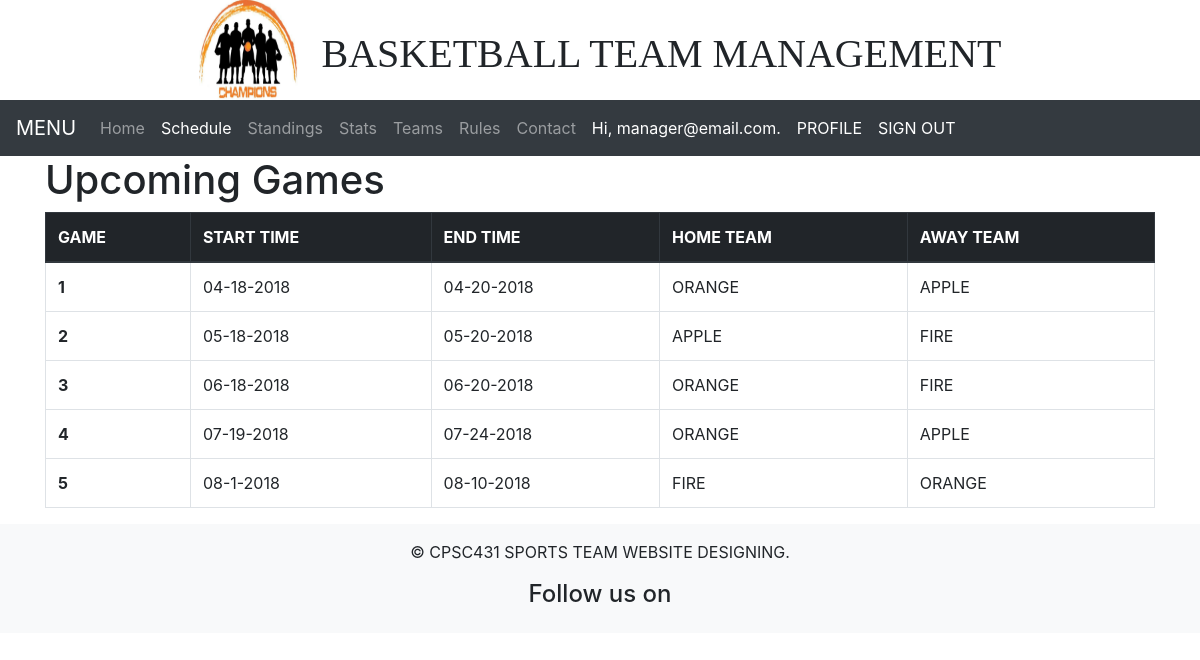
The app's page /view_games.php (signed in) with its own data.
### tables this page shows
CREATE TABLE GAMES
(
  GAME_ID INT(10) UNSIGNED NOT NULL AUTO_INCREMENT PRIMARY KEY,
  START_DAY VARCHAR(100),
  END_DAY VARCHAR(150) NOT NULL
);

CREATE TABLE TEAMS
(
  TEAM_ID INT(10) UNSIGNED NOT NULL AUTO_INCREMENT PRIMARY KEY,
  TMANAGER_ID INT(10) UNSIGNED NOT NULL,
  TEAM_NAME  VARCHAR(100),
  WIN TINYINT(3) UNSIGNED DEFAULT 0,
  LOSS TINYINT(3) UNSIGNED DEFAULT 0,

  FOREIGN KEY (TMANAGER_ID) REFERENCES MANAGER(MANAGER_ID)
);

### view_games.php (the view, shortened to what this page needs)
<?php
     require "header.php";
?>
<head>
<link rel="stylesheet" href="https://maxcdn.bootstrapcdn.com/bootstrap/4.0.0/css/bootstrap.min.css">
</head>
<body>
  <nav class="navbar navbar-expand-lg navbar-dark bg-dark">
    <a class="navbar-brand" href="#">MENU</a>
    <div class="collapse navbar-collapse" id="navbarNavDropdown">
      <ul class="navbar-nav">
        <li class="nav-item">
          <a class="nav-link" href="regular_page.php">Home </a>
        </li>
        <li class="nav-item active">
          <a class="nav-link" href="view_games.php">Schedule</a>
        </li>
        <li class="nav-item">
          <a class="nav-link" href="view_standings.php">Standings</a>
        </li>
        <li class="nav-item">
          <a class="nav-link" href="user_view_stats.php">Stats</a>
        </li>
        <li class="nav-item">
          <a class="nav-link" href="view_teams.php">Teams</a>
        </li>
        <li class="nav-item">
          <a class="nav-link" href="rules.php">Rules</a>
        </li>
        <li class="nav-item">
          <a class="nav-link" href="contact.html">Contact</a>
        </li>
        <li id="info"class="nav-item active">
        <a class="nav-link"    <b><?php
          echo "Hi, " .$_SESSION['email'];
           ?></b>.
        </a>
        </li>
        <li id="Profile"class="nav-item active">
          <a class="nav-link" href="update_profile.php">PROFILE</a>
        </li>
        <li id="logout"class="nav-item active">
          <a class="nav-link" href="logout.php">SIGN OUT</a>
        </li>
      </ul>
    </div>
  </nav>
  <section id="body">
      <div class="container">
        <h1>Upcoming Games</h1>
        <?php
          $link = mysqli_connect(DB_SERVER, DB_USERNAME, DB_PASSWORD, DB_NAME);
          $query = "SELECT G.GAME_ID, G.START_DAY, G.END_DAY, T.TEAM_NAME
          FROM PLAY P, GAMES G, TEAMS T
          WHERE T.TEAM_ID = P.PTEAM_ID AND G.GAME_ID = P.PGAME_ID
          ORDER BY GAME_ID;";
          if ($stmt = $link->prepare($query)) {
            $stmt->execute();
            $stmt->store_result();
            $stmt->bind_result(
              $GID,
              $STD,
              $ETD,
              $TN
            );
          }
        ?>
        <table class="table table-bordered table-hover">
          <thead class="thead-dark">
            <tr class="info">
              <th scope="col">GAME</th>
              <th scope="col">START TIME</th>
              <th scope="col">END TIME</th>
              <th scope="col">HOME TEAM</th>
              <th scope="col">AWAY TEAM</th>
            </tr>
          </thead>
          <?php
            while($stmt->fetch()){
              echo "<tr>\n";
              echo "<th scope=\"row\">".$GID."</th>\n";
              echo "<td>".$STD."</td>\n";
              echo "<td>".$ETD."</td>\n";
              echo "<td>".$TN."</td>\n";
              $stmt->fetch();
              echo "<td>".$TN."</td>\n";
              echo "</tr>";
            }
          ?>
        </table>
      </body>
</body>
  <?php
  require "footer.php";
  ?>

### records on screen
games: GAME_ID "1", START_DAY "04-18-2018", END_DAY "04-20-2018", teams.TEAM_NAME "ORANGE", teams.TEAM_NAME "APPLE"
games: GAME_ID "2", START_DAY "05-18-2018", END_DAY "05-20-2018", teams.TEAM_NAME "APPLE", teams.TEAM_NAME "FIRE"
games: GAME_ID "3", START_DAY "06-18-2018", END_DAY "06-20-2018", teams.TEAM_NAME "ORANGE", teams.TEAM_NAME "FIRE"
games: GAME_ID "4", START_DAY "07-19-2018", END_DAY "07-24-2018", teams.TEAM_NAME "ORANGE", teams.TEAM_NAME "APPLE"
games: GAME_ID "5", START_DAY "08-1-2018", END_DAY "08-10-2018", teams.TEAM_NAME "FIRE", teams.TEAM_NAME "ORANGE"

### other values on screen
$_SESSION['email'] "manager@email.com"
